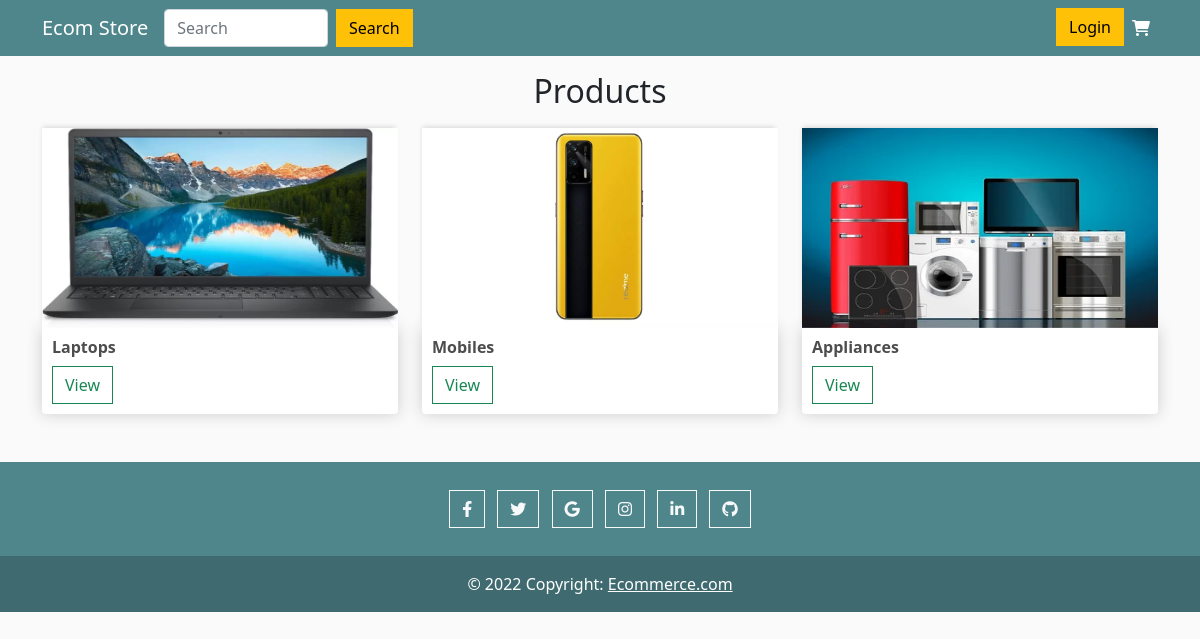
The page / on the database its author committed.
### project/models.py (models this page shows, shortened)
class Category(models.Model):
    name=models.CharField(max_length=200)
    image=models.ImageField(null=True,blank=True)
    @property
    def imageUrl(self):
        try:
            url=self.image.url
        except:
            url=''
        return url

### project/views.py (the view)
# urls.py: path('',views.category,name='category'),
def category(request):
    if 'q' in request.GET:
        q = request.GET['q']
        category = Category.objects.filter(name__icontains=q)
    else:
        category = Category.objects.all()
    context = {
        'category': category
    }
    return render(request, 'category.html', context)

### project/templates/category.html (shortened to what this page needs)
{% extends 'base.html' %}
{% load static %}
{% block search %}
{% include 'search.html' %}
{% endblock %}
{% block content %}
<h2 class="text-dark text-center mt-3">Products</h2>
<div class="row mb-5">
    {% for item in category %}
    <div class="col-lg-4">
        <img class="thumbnail" src="{{item.imageUrl}}" alt="">
        <div class="box-element product">
            <h6><strong>{{item.name}}</strong></h6>
            <a class="btn btn-outline-success" href="{% url 'store' item.id %}">View</a>
        </div>
    </div>
    {% endfor %}
</div>
{% endblock %}

### static/css/main.css (style rules this page uses)
body { background-color: hsl(0, 0%, 98%); }
h1,h2,h3,h4,h5,h6 { color:hsl(0, 0%, 30%); }
.box-element { box-shadow:hsl(0, 0%, 80%) 0 0 16px; background-color: #fff; border-radius: 4px; padding: 10px; }
.thumbnail { width: 100%; height: 200px; -webkit-box-shadow: -1px -3px 5px -2px rgba(214,214,214,1); -moz-box-shadow: -1px -3px 5px -2px rgba(214,214,214,1); box-shadow: -1px -3px 5px -2px rgba(214,214,214,1); }
.product { border-radius: 0 0 4px 4px; }
.col-lg-4, .col-lg-6, .col-lg-8, .col-lg-12 { margin-top: 10px; }
.btn { border-radius: 0; }

### rows shown on the page
Category: imageUrl (picture), name "Laptops"
Category: imageUrl (picture), name "Mobiles"
Category: imageUrl (picture), name "Appliances"
